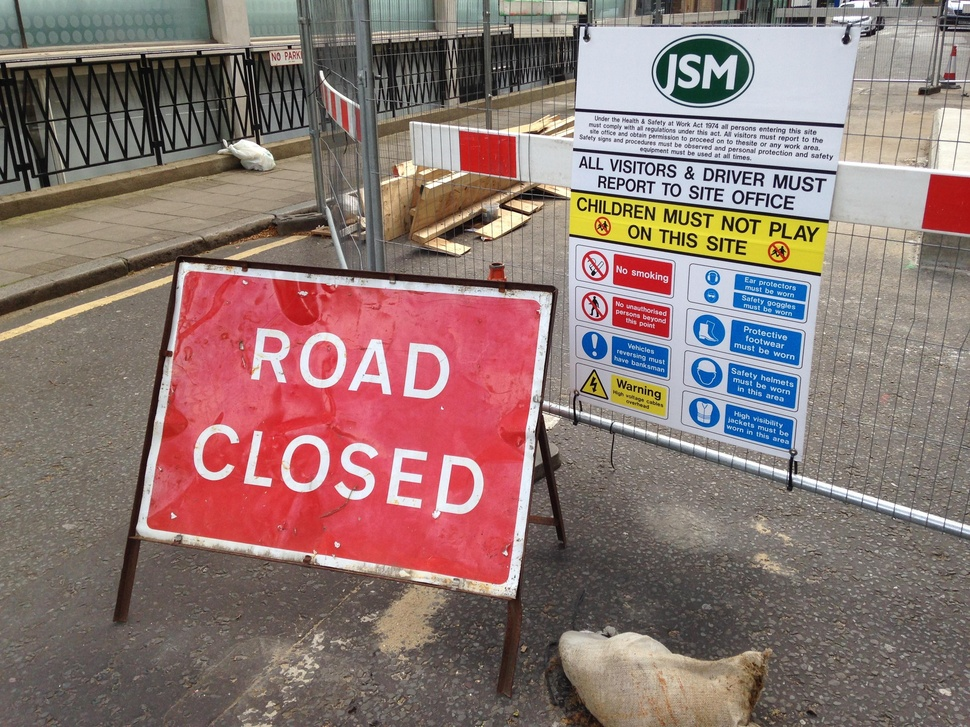
#> input picture Scale-Invariant-Feature-Transform/images2/5_1.jpg, 970 x 727 px, shrunk from 3264 x 2448 before the run, found by its file name
$ python Descriptor_all_keypoints.py   (Python 2 division)
#> lines starting #> are read from the running program, lines starting #| are printed output that depends on the picture
### Scale-Invariant-Feature-Transform/functions.py
from numpy import *
import cv2
import copy


#Creating Gaussian Filter of Given size and standard deviation.
def createGaussianFilter(size,stdv):
    if(size%2 == 1):
        gaussian = zeros([size,size])
        head = 1
        mid = (size-1)/2
        gaussian[mid,mid] = 1
        for i in range(0,size-mid):
            for j in range(0,size-mid):
                power = (-i*i-j*j)/(2.*(stdv**2))
                gaussian[mid+i,mid+j] = gaussian[mid,mid]*exp(power)
                gaussian[mid-i,mid+j] = gaussian[mid,mid]*exp(power)
                gaussian[mid+i,mid-j] = gaussian[mid,mid]*exp(power)
                gaussian[mid-i,mid-j] = gaussian[mid,mid]*exp(power)

    if(size%2 == 0):
        gaussian = zeros([size,size])
        head = 1
        mid = size/2
        gaussian[mid,mid] = 1
        for i in range(-size/2,size/2):
            for j in range(-size/2,size/2):
                power = (-i*i - j*j)/(2.*(stdv**2))
                gaussian[mid+i,mid+j] = gaussian[mid,mid]*exp(power)

    normalized =  gaussian/sum(gaussian)
    return normalized

#A function to apply SobelX filter on a given window.
#This is used to compute the forward_x difference. Padding is done at the edges.
def SobelX(isolate):
    size = len(isolate)
    output = zeros([size,size])
    padded = zeros([len(isolate),len(isolate)+2])
    padded[:,1:size+1]  = isolate
    for i in range(size):
        for j in range(size):
            output[i,j] = padded[i,j+2]-padded[i,j]
    return output

#A function to compute the SobelY filter on a given Window
#This is used to compute the forward_y difference. Padding is done at the edges.
def SobelY(isolate):
    size = len(isolate)
    output =  zeros([size,size])
    padded = zeros([len(isolate)+2,len(isolate)])
    padded[1:size+1,:] = isolate
    for i in range(size):
        for j in range(size):
            output[i,j] = padded[i+2,j]-padded[i,j]
    return output

#Function to filter an input image with a given kernel.
def FilterImage(img,kernel):
    n = len(kernel)
    rows,cols = img.shape[0],img.shape[1]
    end1  = rows+(n-1)/2
    end2  = cols+(n-1)/2
    padded = zeros([rows+n-1,cols+n-1])
    padded[(n-1)/2:end1,(n-1)/2:end2] = img
    filtered = zeros([rows,cols])
    for i in range((n-1)/2,end1):
        for j in range((n-1)/2,end2):
            isolate = padded[i-(n-1)/2:i+(n+1)/2,j-(n-1)/2:j+(n+1)/2]
            val = dot_product(kernel,isolate)
            filtered[i-(n-1)/2,j-(n-1)/2] = val

    return filtered

#An alternative fast filter for faster feature matching.
# [17 lines left out: function FilterImageFast, not called in this run]

#A function to evalute the dot product or correlation of two windows of given size.
def dot_product(kernel,isolate):
    n  = len(kernel)
    val = 0
    for i in range(n):
        for j in range(n):
            val+=kernel[i][j]*isolate[i][j]
    return val

#A function to compute the sigma values for different levels of the pyramid.
def sigma(s,a,n,level):
    sigma_base = [s*a**i for i in range(0,5)]
    sigma = [(2**level)*i for i in sigma_base]
    return sigma


#A Fast implementation of Pyramid. An alternative if code takes too long.
#This is only an alternative and not the main implementation.
# [140 lines left out: functions PyramidFast, PyramidSixSigma, not called in this run]

# A function to compute Pyramid kernel size fixed at 13
def Pyramid(img,s,a):
    n  = 5
    levels = 4
    sig_list = []
    pyramid = []
    for level in range(levels):
        sig = sigma(s,a,n,level)
        sig_list.append(sig)


    sig_level_0  = sig_list[0]
    sig_level_1  = sig_list[1]
    sig_level_2  = sig_list[2]
    sig_level_3  = sig_list[3]
    kernel_0     = [13,13,13,13,13]
    kernel_1     = [13,13,13,13,13]
    kernel_2     = [13,13,13,13,13]
    kernel_3     = [13,13,13,13,13]

    print "Evaluating Octave 1"
    #Calculating Octave 1:
    octave1 = []

    for i in range(n):
        sig_oct = sig_level_0[i]
        size_oct = kernel_0[i]
        gaussian_oct = createGaussianFilter(size_oct,sig_oct)
        blurred_oct  = FilterImage(img,gaussian_oct)
        octave1.append(blurred_oct)

    print "Evaluating Octave 2"
    #Calculating Octave 2
    img = cv2.resize(img,(0,0),fx = 0.5, fy = 0.5)
    octave2 = []

    for i in range(n):
        sig_oct = sig_level_1[i]
        size_oct = kernel_1[i]
        gaussian_oct = createGaussianFilter(size_oct,sig_oct)
        blurred_oct  = FilterImage(img,gaussian_oct)
        octave2.append(blurred_oct)

    print "Evaluating Octave 3"
    #Calculating Octave 3
    img = cv2.resize(img,(0,0),fx = 0.5,fy = 0.5)
    octave3 = []

    for i in range(n):
        sig_oct = sig_level_2[i]
        size_oct = kernel_2[i]
        gaussian_oct = createGaussianFilter(size_oct,sig_oct)
        blurred_oct  = FilterImage(img,gaussian_oct)
        octave3.append(blurred_oct)

    print "Evaluating Octave 4"
    #Calculating Octave 4
    img = cv2.resize(img,(0,0),fx = 0.5, fy = 0.5)
    octave4 = []

    for i in range(n):
        sig_oct = sig_level_3[i]
        size_oct = kernel_3[i]
        gaussian_oct = createGaussianFilter(size_oct,sig_oct)
        blurred_oct  = FilterImage(img,gaussian_oct)
        octave4.append(blurred_oct)

    pyramid = [octave1,octave2,octave3,octave4]
    return pyramid

#A function to compute the kernel size according to the 6*sigma rule.
# [8 lines left out: function kernel_size, not called in this run]

#A function to compute the DOG of a given octave of the pyramid.
def calc_max(isolate):
    maxi = 0
    for i in range(3):
        for j in range(3):
            if(isolate[i,j]>maxi):
                maxi = isolate[i,j]
    return maxi

def calc_min(isolate):
    n = len(isolate)
    mini = 10000
    for i in range(n):
        for j in range(n):
            if(isolate[i,j]<mini):
                mini =  isolate[i,j]
    return mini

def calculate_DOG(pyr):
    D1 = pyr[1]-pyr[0]
    D2 = pyr[2]-pyr[1]
    D3 = pyr[3]-pyr[2]
    D4 = pyr[4]-pyr[3]
    return [D1,D2,D3,D4]

#A function to locate the maxima in 3-DOG images.
def locate_maxima(DOG1,DOG2,DOG3):

    l = []
    cnt = 0
    rows = DOG1.shape[0]
    cols = DOG1.shape[1]
    for i in range(1,rows-1):
        for j in range(1,cols-1):
            isolate1 = DOG1[i-1:i+2,j-1:j+2]
            isolate2 = DOG2[i-1:i+2,j-1:j+2]
            isolate3 = DOG3[i-1:i+2,j-1:j+2]
            max1 = calc_max(isolate1)
            max2 = calc_max(isolate2)
            max3 = calc_max(isolate3)
            min1 = calc_min(isolate1)
            min2 = calc_min(isolate2)
            min3 = calc_min(isolate3)
            if(DOG2[i,j]==max2 and DOG2[i,j]>=max1 and DOG2[i,j]>=max3):
                l.append([i,j])
                cnt+=1


            if(DOG2[i,j]==min2 and DOG2[i,j]<=min1 and DOG2[i,j]<=min3):
                l.append([i,j])
                cnt +=1


    return l

#A function to compute the maxima's given only two DOG's. This is meant for 1st image and last image of every octave.
def locate_max(DOG1,DOG2):
    l  = []
    cnt = 0
    rows = DOG1.shape[0]
    cols = DOG1.shape[1]
    for i in range(1,rows-1):
        for j in range(1,cols-1):
            isolate1 = DOG1[i-1:i+2,j-1:j+2]
            isolate2 = DOG2[i-1:i+2,j-1:j+2]
            max1 = calc_max(isolate1)
            min1 = calc_min(isolate1)
            max2 = calc_max(isolate2)
            min2 = calc_min(isolate2)

            if(DOG1[i,j]==max1 and DOG1[i,j]>=max2):
                l.append([i,j])
                cnt+=1


            if(DOG1[i,j]==min1 and DOG1[i,j]<=min2):
                l.append([i,j])
                cnt +=1


    return l

#A function to display the maxima's given the image and the located maximas
# [56 lines left out: functions display_maxima, orientation, not called in this run]


#A function to compute the descriptor on an image at a given location x,y
def descriptor(img,x,y):
    isolate = img[x-8:x+8,y-8:y+8]
    x_array  = SobelX(isolate)
    y_array  = SobelY(isolate)
    pi = 3.14
    hist = zeros(8)
    gaussian = createGaussianFilter(16,8)
    mag_x_y = ((x_array)**2 + (y_array)**2)**0.5
    weight = mag_x_y*gaussian
    angle =  zeros([16,16],dtype = 'float64')
    for i in range(16):
        for j in range(16):
            if(x_array[i,j]>0 and y_array[i,j]>=0):
                angle[i,j] = (180/3.14)*arctan(y_array[i,j]/x_array[i,j])
            elif(x_array[i,j]<0 and y_array[i,j]>=0):
                angle[i,j] = 180+(180/3.14)*arctan(y_array[i,j]/x_array[i,j])
            elif(x_array[i,j]<0 and y_array[i,j]<0):
                angle[i,j] = 180+(180/3.14)*arctan(y_array[i,j]/x_array[i,j])
            elif(x_array[i,j]>0 and y_array[i,j]<0):
                angle[i,j] = 360+(180/3.14)*arctan(y_array[i,j]/x_array[i,j])
            elif(x_array[i,j]==0 and y_array[i,j]>0):
                angle[i,j] = 90
            else:
                angle[i,j] = 270

            angle[i,j]  = (angle[i,j]//45)

    vec=[]
    for x in range(0,16,4):
        for y in range(0,16,4):
            ang_bin = angle[x:x+4,y:y+4]
            mag_bin = weight[x:x+4,y:y+4]
            hist=[0]*8
            for i in range(4):
                for j in range(4):
                    hist[int(ang_bin[i,j])]+=mag_bin[i,j]
            vec+=hist
    return vec


### Scale-Invariant-Feature-Transform/Descriptor_all_keypoints.py
'''
A Code to find the descriptor for all keypoints in the image in the form of a dictionary.

'''

from functions import *
from numpy import *
import cv2
import copy
import imutils

img1 = cv2.imread('images2\\5_1.jpg',0)
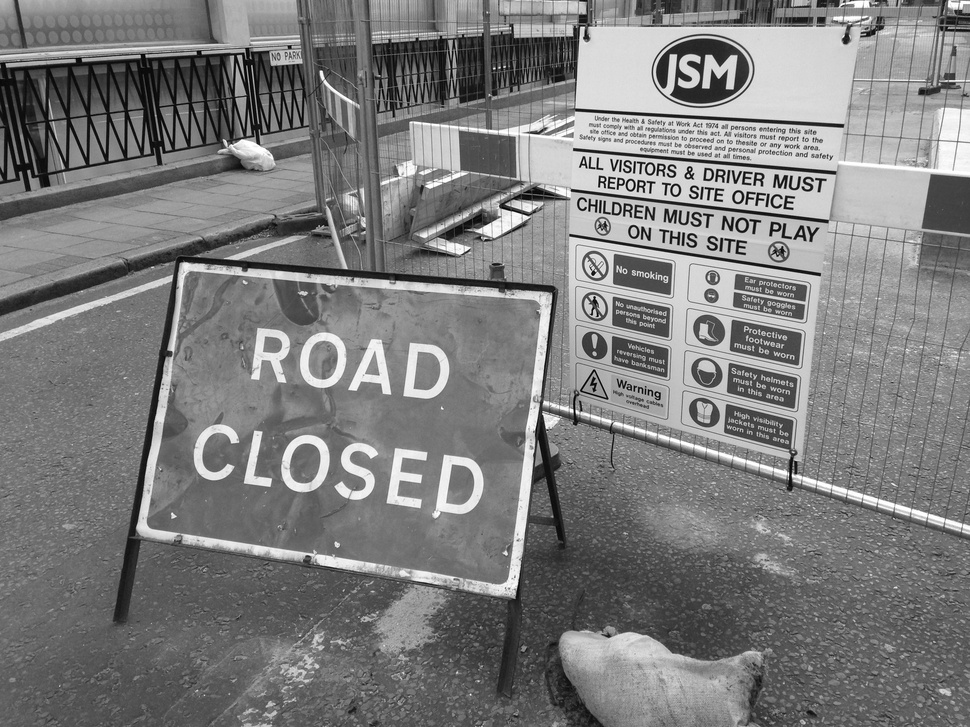
#> img1: shape (727, 970); min 0, max 255, mean 124.7
img1 = cv2.resize(img1,(0,0),fx = 0.1,fy = 0.1)
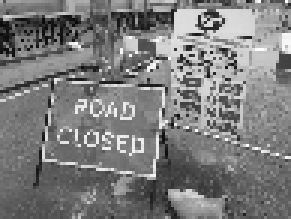
#> img1: shape (73, 97) (shown 3 times larger); min 8, max 254, mean 124.5

#Computing the pyramid for the original image.
s = 1/(2**0.5)
a = 2**0.5
pyr1 = Pyramid(img1,s,a)
#> the loop in Pyramid, `for i in range(n):` made 5 passes
#> pass 3, in Pyramid, `blurred_oct  = FilterImage(img,gaussian_oct)`:
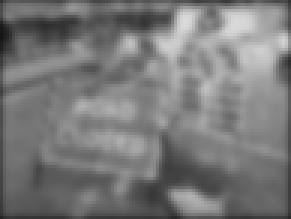
#> blurred_oct: shape (73, 97) float64 (shown 3 times larger); min 21.14, max 218.3, mean 121.5
#> after the loop in Pyramid, `for i in range(n):`: octave1 = 5 items
#> pyr1 = 4 items


#Checking if a given point has 16x16 window within the image.
def isinimage(i,rows,cols):
    if(i[0]>8 and i[0]<rows-8 and i[1]>8 and i[1]<rows-8):
        return True
    else:
        return False

#Computing the descriptor of the keypoint in all octaves.
def DescriptorAllOctaves(pyr2):
    desc_dict = {}
    for oct_no in range(4):
        DOG_test = calculate_DOG(pyr2[oct_no])
        rows,cols = DOG_test[0].shape[0], DOG_test[1].shape[1]
        Gaussian0 = copy.deepcopy(pyr2[oct_no][0]).astype('uint8')
        Gaussian1 = copy.deepcopy(pyr2[oct_no][1]).astype('uint8')
        Gaussian2 = copy.deepcopy(pyr2[oct_no][2]).astype('uint8')
        Gaussian3 = copy.deepcopy(pyr2[oct_no][3]).astype('uint8')
        loc_max_0 = locate_max(DOG_test[0],DOG_test[1])
        #Keypoints in Gaussian 0
        #Taking one in 10 keypoints
        loc_max_0 = loc_max_0[1:1:10]
        #Keypoints in Gaussian 1
        loc_max_1 = locate_maxima(DOG_test[0],DOG_test[1],DOG_test[2])
        #Keypoints in Gaussian 2:
        loc_max_2 = locate_maxima(DOG_test[1],DOG_test[2],DOG_test[3])
        #Keypoints in Gaussian 3:
        #Taking one in 10 keypoints.
        loc_max_3 = locate_max(DOG_test[3],DOG_test[2])
        loc_max_3 = loc_max_3[1:1:10]
        factor = 2**oct_no
        for i in loc_max_1:
            val = isinimage(i,rows,cols)
            if(val):
                calc_desc = descriptor(Gaussian1,i[0],i[1])
                desc_dict[(factor*i[0],factor*i[1])] = calc_desc
        for i in loc_max_2:
            if((i[0],i[1]) not in desc_dict.keys()):
                val = isinimage(i,rows,cols)
                if(val):
                    calc_desc = descriptor(Gaussian2,i[0],i[1])
                    desc_dict[(factor*i[0],factor*i[1])] = calc_desc
        for i in loc_max_3:
            if((i[0],i[1]) not in desc_dict.keys()):
                val = isinimage(i,rows,cols)
                if(val):
                    calc_desc = descriptor(Gaussian3,i[0],i[1])
                    desc_dict[(factor*i[0],factor*i[1])] = calc_desc
        for i in loc_max_0:
            if((i[0],i[1]) not in desc_dict.keys()):
                val = isinimage(i,rows,cols)
                if(val):
                    calc_desc = descriptor(Gaussian0,i[0],i[1])
                    desc_dict[(factor*i[0],factor*i[1])] = calc_desc

    return desc_dict

#Desc contains the descriptor for elements of all octaves in the form of a dictionary.
desc = DescriptorAllOctaves(pyr1)
#> the loop in DescriptorAllOctaves, `for oct_no in range(4):` made 4 passes
#> (loc_max_1, loc_max_3) on pass 2: ([[3, 39], [28, 29]], [[18, 28]])
#> pass 1, in calculate_DOG, `D1 = pyr[1]-pyr[0]`:
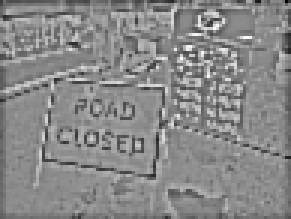
#> D1: shape (73, 97) float64 (shown 3 times larger); min -37.81, max 31.05, mean -0.7; drawn with min black and max white
#> pass 1, in calculate_DOG, `D2 = pyr[2]-pyr[1]`:
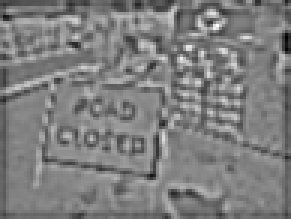
#> D2: shape (73, 97) float64 (shown 3 times larger); min -30.59, max 29.05, mean -1; drawn with min black and max white
#> pass 1, in calculate_DOG, `D3 = pyr[3]-pyr[2]`:
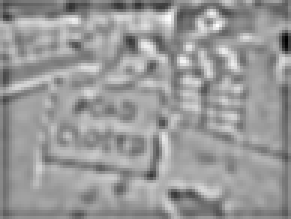
#> D3: shape (73, 97) float64 (shown 3 times larger); min -32.76, max 19.68, mean -1.3; drawn with min black and max white
#> pass 1, in calculate_DOG, `D4 = pyr[4]-pyr[3]`:
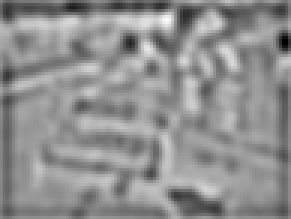
#> D4: shape (73, 97) float64 (shown 3 times larger); min -27.81, max 18.76, mean -1.54; drawn with min black and max white
#> after the loop in DescriptorAllOctaves, `for oct_no in range(4):`: desc_dict = 34 items
#> desc = 34 items
#I select a point and display its descriptor.
#> (the run stopped early here; a loop or call above may not have finished)

$ run again, with Scale-Invariant-Feature-Transform/images2/3_12.jpg copied over Scale-Invariant-Feature-Transform/images2/5_1.jpg
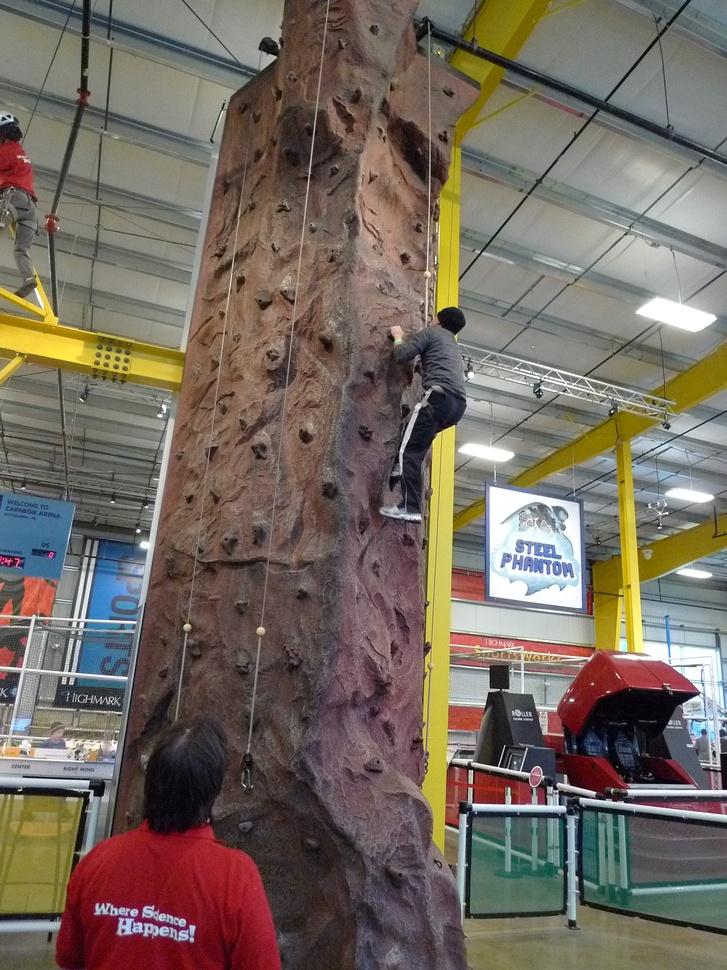
#> input picture Scale-Invariant-Feature-Transform/images2/3_12.jpg, 727 x 970 px, shrunk from 1536 x 2048 before the run, found by its file name
#> the loop in Pyramid, `for i in range(n):` made 5 passes
#> pass 3, in Pyramid, `blurred_oct  = FilterImage(img,gaussian_oct)`:
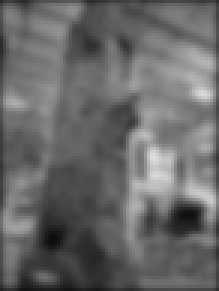
#> blurred_oct: shape (97, 73) float64 (shown 3 times larger); min 13.52, max 222.7, mean 104.8
#> after the loop in Pyramid, `for i in range(n):`: octave1 = 5 items
#> pyr1 = 4 items
#> the loop in DescriptorAllOctaves, `for oct_no in range(4):` made 1 pass
#> pass 1, in calculate_DOG, `D4 = pyr[4]-pyr[3]`:
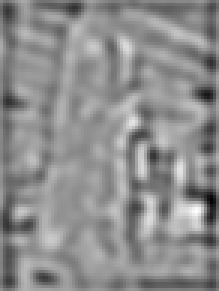
#> D4: shape (97, 73) float64 (shown 3 times larger); min -28.53, max 20.08, mean -1.5; drawn with min black and max white
#> after the loop in DescriptorAllOctaves, `for oct_no in range(4):`: desc_dict = 12 items

$ run again, with Scale-Invariant-Feature-Transform/images2/3_5.jpg copied over Scale-Invariant-Feature-Transform/images2/5_1.jpg
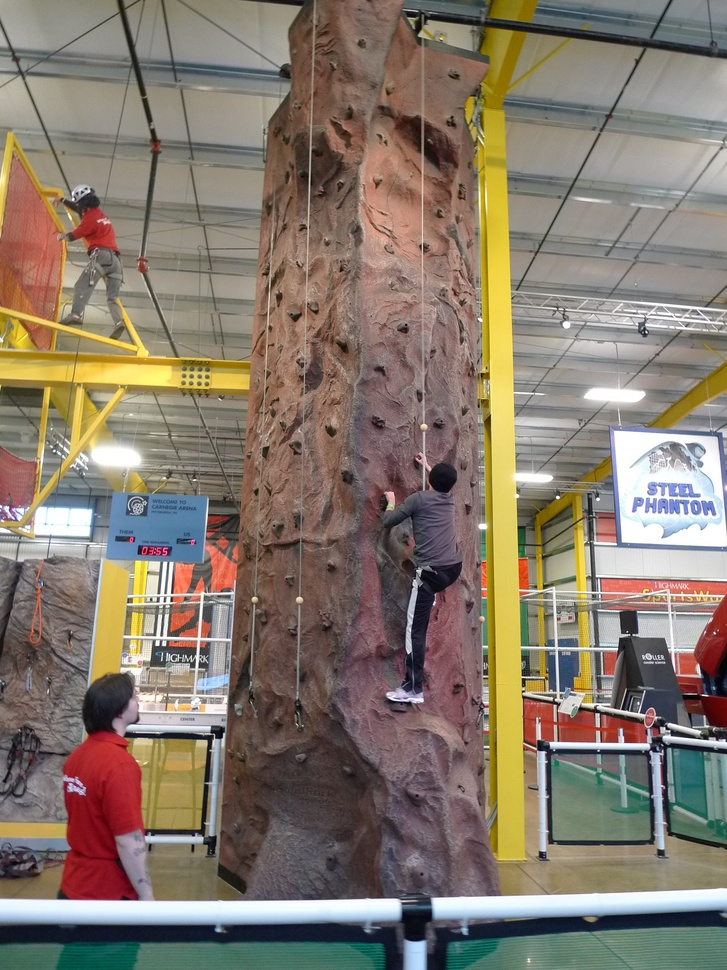
#> input picture Scale-Invariant-Feature-Transform/images2/3_5.jpg, 727 x 970 px, shrunk from 1536 x 2048 before the run, found by its file name
#> after the loop in Pyramid, `for i in range(n):`: octave1 = 5 items
#> pyr1 = 4 items
#> the loop in DescriptorAllOctaves, `for oct_no in range(4):` made 1 pass
#> pass 1, in calculate_DOG, `D4 = pyr[4]-pyr[3]`:
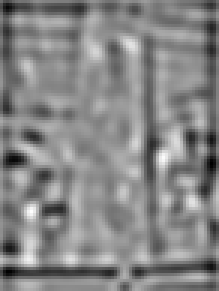
#> D4: shape (97, 73) float64 (shown 3 times larger); min -24.55, max 19.09, mean -1.55; drawn with min black and max white
#> after the loop in DescriptorAllOctaves, `for oct_no in range(4):`: desc_dict = 3 items
